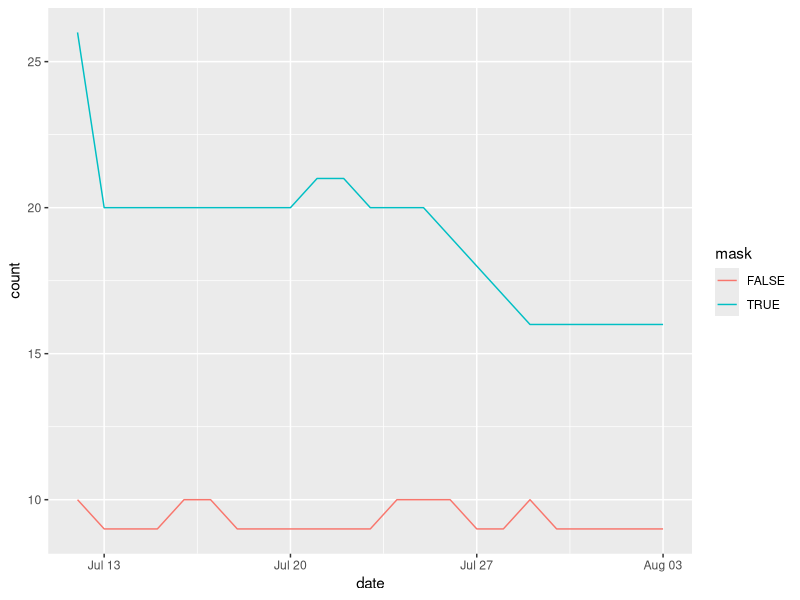

Generate this figure with R:
## ---- chunk 1
library(tidyverse) 
library(lubridate)
## ---- chunk 2
df <- tribble(
  ~date, ~count, ~mask,
  "12/7/2020", 10, FALSE,
  "13/7/2020", 9, FALSE,
  "14/7/2020", 9, FALSE,
  "15/7/2020", 9, FALSE,
  "16/7/2020", 10, FALSE,
  "17/7/2020", 10, FALSE,
  "18/7/2020", 9, FALSE,
  "19/7/2020", 9, FALSE,
  "20/7/2020", 9, FALSE,
  "21/7/2020", 9, FALSE,
  "22/7/2020", 9, FALSE,
  "23/7/2020", 9, FALSE,
  "24/7/2020", 10, FALSE,
  "25/7/2020", 10, FALSE,
  "26/7/2020", 10, FALSE,
  "27/7/2020", 9, FALSE,
  "28/7/2020", 9, FALSE,
  "29/7/2020", 10, FALSE,
  "30/7/2020", 9, FALSE,
  "31/7/2020", 9, FALSE,
  "1/8/2020", 9, FALSE,
  "2/8/2020", 9, FALSE,
  "3/8/2020", 9, FALSE,
  "12/7/2020", 26, TRUE,
  "13/7/2020", 20, TRUE,
  "14/7/2020", 20, TRUE,
  "15/7/2020", 20, TRUE,
  "16/7/2020", 20, TRUE,
  "17/7/2020", 20, TRUE,
  "18/7/2020", 20, TRUE,
  "19/7/2020", 20, TRUE,
  "20/7/2020", 20, TRUE,
  "21/7/2020", 21, TRUE,
  "22/7/2020", 21, TRUE,
  "23/7/2020", 20, TRUE,
  "24/7/2020", 20, TRUE,
  "25/7/2020", 20, TRUE,
  "26/7/2020", 19, TRUE,
  "27/7/2020", 18, TRUE,
  "28/7/2020", 17, TRUE,
  "29/7/2020", 16, TRUE,
  "30/7/2020", 16, TRUE,
  "31/7/2020", 16, TRUE,
  "1/8/2020", 16, TRUE,
  "2/8/2020", 16, TRUE,
  "3/8/2020", 16, TRUE
)

## ---- chunk 3
df %>%
  mutate(date = dmy(date)) %>%

  ggplot(mapping = aes(x = date,
                       y = count,
                       color = mask)) +
  geom_line()
